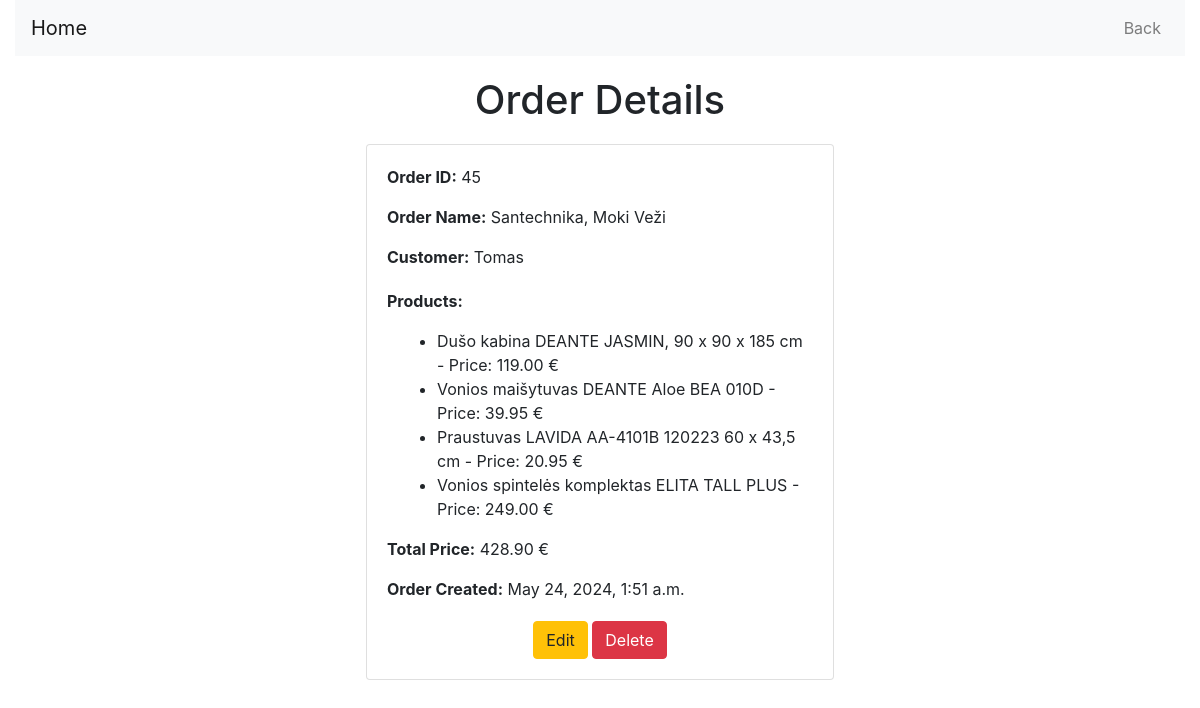
Screenshot of /orders/45/ (signed in) with the database file from the repository.
### orders/models.py (models this page shows, shortened)
class Order(models.Model):
    user = models.ForeignKey(User, on_delete=models.CASCADE, default=None)
    products = models.ManyToManyField(Product)
    date_ordered = models.DateTimeField(auto_now_add=True)
    order_name = models.CharField(max_length=100)

class Product(models.Model):
    user = models.ForeignKey(User, on_delete=models.CASCADE, default=None)
    name = models.CharField(max_length=100)
    description = models.TextField()
    price = models.DecimalField(max_digits=10, decimal_places=2)

### orders/views.py (the view)
# urls.py: path('<int:order_id>/', views.order_detail, name='order_detail'),
@login_required
@permission_required('orders.view_order', raise_exception=True)
def order_detail(request, order_id):
    try:
        order = Order.objects.get(id=order_id)
        if order.user != request.user:
            raise PermissionDenied("You do not have permission to view this order.")
        total_price = order.products.all().aggregate(total_price=Sum('price'))['total_price']
        return render(request, 'orders/order_detail.html', {'order': order, 'total_price': total_price})
    except PermissionDenied as e:
        return render(request, 'orders/error.html', {'message': str(e)})
    except Order.DoesNotExist:
        return render(request, 'orders/error.html', {'message': "Order does not exist."})

### orders/templates/orders/order_detail.html (shortened to what this page needs)
<!DOCTYPE html>
<html lang="en">
<head>
    {% load static %}
    <link href="https://stackpath.bootstrapcdn.com/bootstrap/4.5.2/css/bootstrap.min.css" rel="stylesheet">
    <link rel="stylesheet" href="{% static 'order.css' %}">
</head>
<body>
    <div class="container-fluid">
        <nav class="navbar navbar-expand-lg navbar-light bg-light">
            <a class="navbar-brand" href="{% url 'home' %}">Home</a>
            <div class="collapse navbar-collapse" id="navbarNav">
                <ul class="navbar-nav ml-auto">
                    <li class="nav-item">
                        <a class="nav-link" href="{% url 'order_list' %}">Back</a>
                    </li>
                </ul>
            </div>
        </nav>
        <div class="order-container">
            <div class="order-header">
                <h1>Order Details</h1>
            </div>
            <div class="card order-card">
                <div class="card-body">
                    <div class="order-info">
                        <p><strong>Order ID:</strong> {{ order.id }}</p>
                        <p><strong>Order Name:</strong> {{ order.order_name }}</p>
                        <p><strong>Customer:</strong> {{ order.user.username }}</p>
                    </div>
                    <div class="order-info">
                        <p><strong>Products:</strong></p>
                        <ul class="order-products">
                            {% for product in order.products.all %}
                                <li>{{ product.name }} - Price: {{ product.price }} €</li>
                            {% endfor %}
                        </ul>
                        <p><strong>Total Price:</strong> {{ total_price|floatformat:2 }} €</p>
                        <p><strong>Order Created:</strong> {{ order.date_ordered }}</p>
                    </div>
                    {% if user.is_authenticated and user == order.user %}
                        <div class="order-actions">
                            <a href="{% url 'edit_order' order.id %}" class="btn btn-warning">Edit</a>
                            <a href="{% url 'delete_order' order.id %}" class="btn btn-danger">Delete</a>
                        </div>
                    {% endif %}
                </div>
            </div>
        </div>
    </div>
</body>
</html>

### orders/static/order.css (style rules this page uses)
.order-container { margin-top: 20px; }
.order-card { margin-top: 20px; margin-left: 30%; margin-right: 30%; }
.order-header { text-align: center; margin-bottom: 20px; }
.order-info { margin-bottom: 20px; }
.order-products { list-style-type: disc; padding-left: 50px; }
.order-actions { margin-top: 20px; text-align: center; }

### rows the page displays
Order: id "45", order_name "Santechnika, Moki Veži", user.username "Tomas", date_ordered "May 24, 2024, 1:51 a.m."
Product: name "Dušo kabina DEANTE JASMIN, 90 x 90 x 185 cm", price "119.00"
Product: name "Vonios maišytuvas DEANTE Aloe BEA 010D", price "39.95"
Product: name "Praustuvas LAVIDA AA-4101B 120223 60 x 43,5 cm", price "20.95"
Product: name "Vonios spintelės komplektas ELITA TALL PLUS", price "249.00"

### other values shown
{{ total_price|floatformat:2 }} "428.90"
